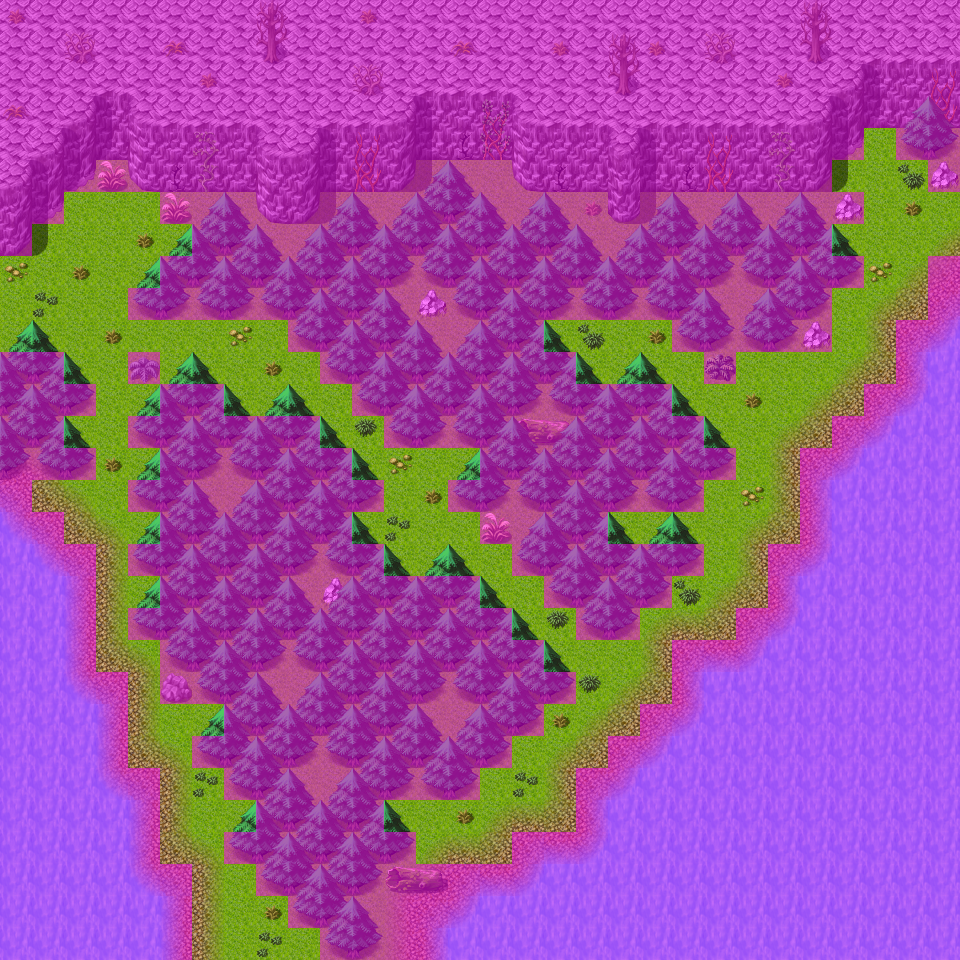

This game map was drawn from its Tiled (.tmx) file and the tilesets committed beside it. A one-line description and the trimmed map source follow:
An orthogonal 30x30 tile map with 32x32 px tiles, 4 tile layers (Ground, Objects, Above, Walkable), 10 tilesets and 13 objects (10x spawn, 3x mapchange).

<map version="1.0" orientation="orthogonal" width="30" height="30" tilewidth="32" tileheight="32">
    <properties>
        <property name="outdoors" value="1" />
    </properties>
    <tileset firstgid="1" name="map_3" tilewidth="32" tileheight="32">
        <image source="../drawable/map_3.png" />
    </tileset>
    <tileset firstgid="65" name="map_4" tilewidth="32" tileheight="32">
        <image source="../drawable/map_4.png" />
    </tileset>
    <tileset firstgid="129" name="map_6" tilewidth="32" tileheight="32">
        <image source="../drawable/map_6.png" />
    </tileset>
    <tileset firstgid="193" name="map_0" tilewidth="32" tileheight="32">
        <image source="../drawable/map_0.png" />
    </tileset>
    <tileset firstgid="257" name="map_1" tilewidth="32" tileheight="32">
        <image source="../drawable/map_1.png" />
    </tileset>
    <tileset firstgid="321" name="map_5" tilewidth="32" tileheight="32">
        <image source="../drawable/map_5.png" />
    </tileset>
    <tileset firstgid="385" name="map_9" tilewidth="32" tileheight="32">
        <image source="../drawable/map_9.png" />
    </tileset>
    <tileset firstgid="449" name="map_2" tilewidth="32" tileheight="32">
        <image source="../drawable/map_2.png" />
    </tileset>
    <tileset firstgid="513" name="map_27" tilewidth="32" tileheight="32">
        <image source="../drawable/map_27.png" />
    </tileset>
    <tileset firstgid="577" name="map_7" tilewidth="32" tileheight="32">
        <image source="../drawable/map_7.png" />
    </tileset>
    <layer name="Ground" width="30" height="30">
        <data>[900 cells, 900 non-empty, 12 distinct tile ids]</data>
    </layer>
    <layer name="Objects" width="30" height="30">
        <data>[900 cells, 476 non-empty, 45 distinct tile ids]</data>
    </layer>
    <layer name="Above" width="30" height="30">
        <data>[900 cells, 86 non-empty, 9 distinct tile ids]</data>
    </layer>
    <layer name="Walkable" width="30" height="30">
        <data>[900 cells, 718 non-empty, 1 distinct tile ids]</data>
    </layer>
    <objectgroup name="Mapevents">
        <object name="east" type="mapchange" x="928" y="192" width="32" height="64">
            <properties>
                <property name="map" value="mountainlake9" />
                <property name="place" value="west" />
            </properties>
        </object>
        <object name="south" type="mapchange" x="192" y="928" width="128" height="32">
            <properties>
                <property name="map" value="mountainlake10a" />
                <property name="place" value="north" />
            </properties>
        </object>
        <object name="west" type="mapchange" x="0" y="256" width="32" height="96">
            <properties>
                <property name="map" value="mountainlake11" />
                <property name="place" value="east" />
            </properties>
        </object>
    </objectgroup>
    <objectgroup name="Spawn">
        <object name="mbrute_2" type="spawn" x="832" y="288" width="64" height="64">
            <properties>
                <property name="spawngroup" value="mbrute_2" />
            </properties>
        </object>
        <object name="mbrute_1" type="spawn" x="800" y="352" width="64" height="64">
            <properties>
                <property name="spawngroup" value="mbrute_1" />
            </properties>
        </object>
        <object name="mbrute_1_1" type="spawn" x="640" y="608" width="64" height="64">
            <properties>
                <property name="spawngroup" value="mbrute_1" />
            </properties>
        </object>
        <object name="mbrute_1_2" type="spawn" x="480" y="544" width="64" height="64">
            <properties>
                <property name="spawngroup" value="mbrute_1" />
            </properties>
        </object>
        <object name="mwolf_2" type="spawn" x="128" y="672" width="32" height="32">
            <properties>
                <property name="spawngroup" value="mwolf_2" />
            </properties>
        </object>
        <object name="mwolf_3" type="spawn" x="96" y="608" width="32" height="32">
            <properties>
                <property name="spawngroup" value="mwolf_3" />
            </properties>
        </object>
        <object name="mwolf_3_1" type="spawn" x="96" y="544" width="32" height="32">
            <properties>
                <property name="spawngroup" value="mwolf_3" />
            </properties>
        </object>
        <object name="mwolf_2_1" type="spawn" x="128" y="736" width="128" height="160">
            <properties>
                <property name="spawngroup" value="mwolf_2" />
            </properties>
        </object>
        <object name="mwolf_3_2" type="spawn" x="64" y="192" width="416" height="352">
            <properties>
                <property name="spawngroup" value="mwolf_3" />
            </properties>
        </object>
    </objectgroup>
    <objectgroup name="Spawn2">
        <object name="mwolf_2_2" type="spawn" x="64" y="128" width="832" height="768">
            <properties>
                <property name="quantity" value="2" />
                <property name="spawngroup" value="mwolf_2" />
            </properties>
        </object>
    </objectgroup>
    <objectgroup name="Keys" />
</map>
